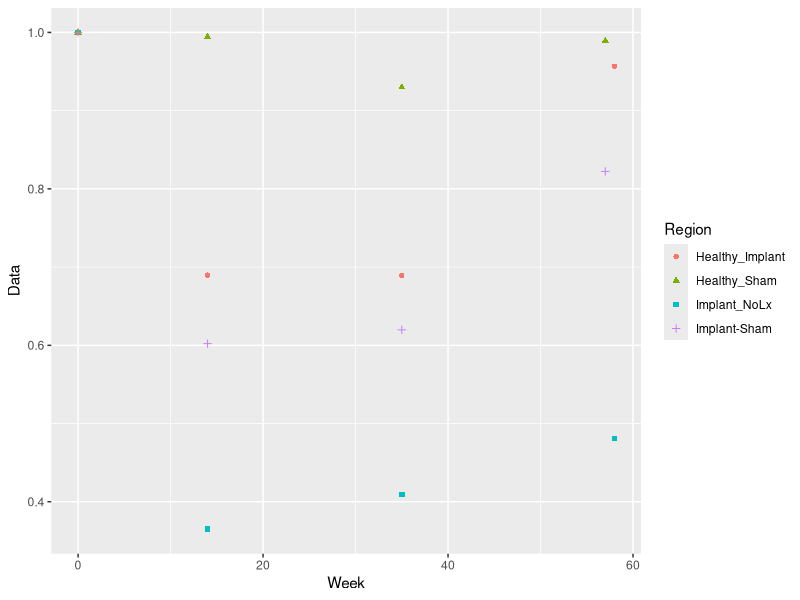
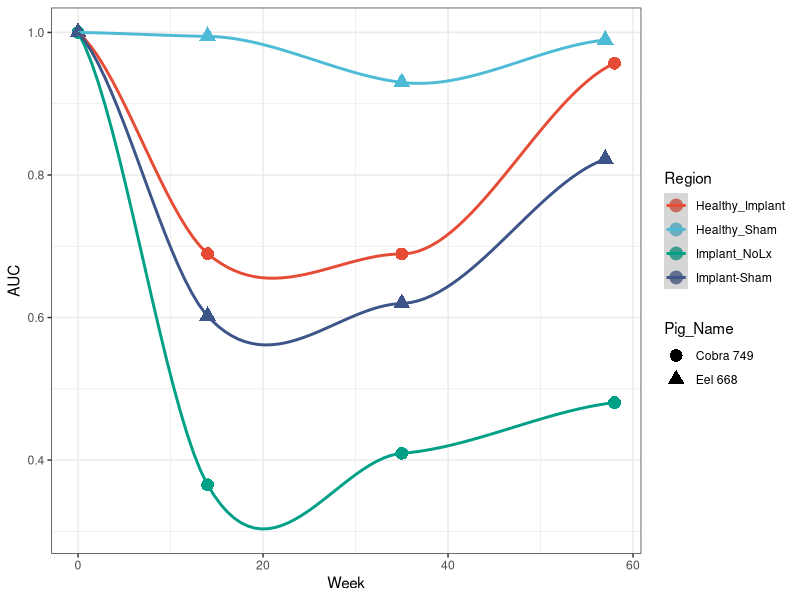
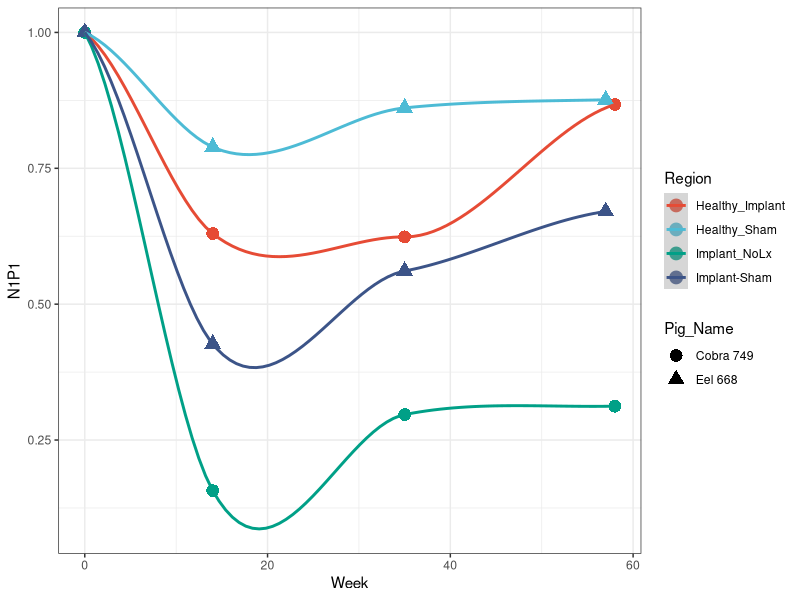
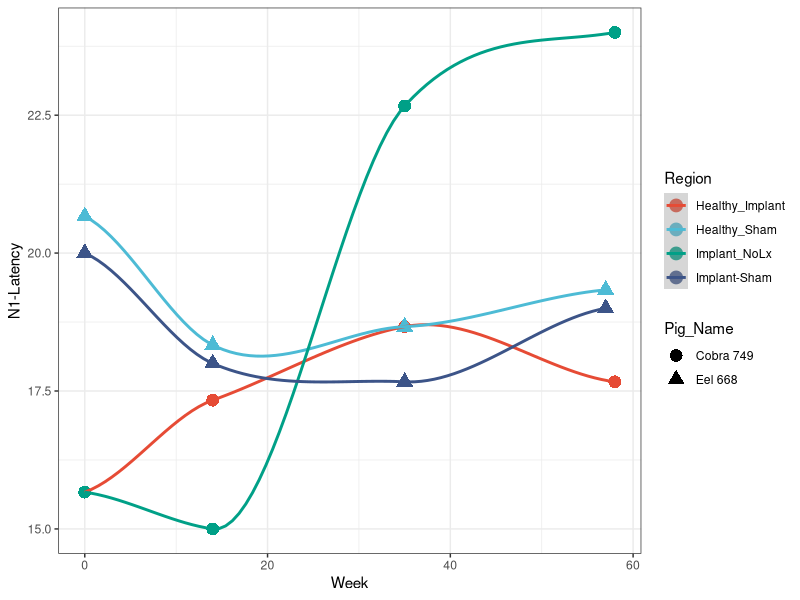
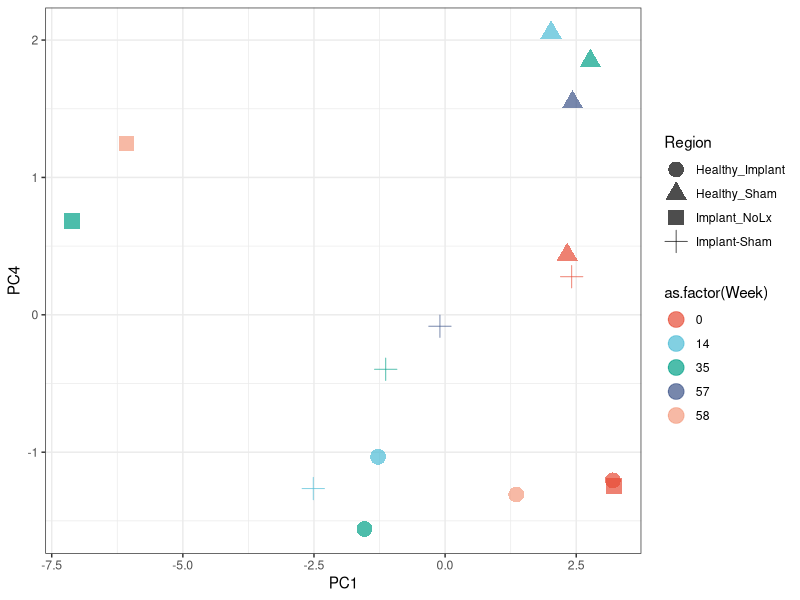

Recreate these plots in R, in order.
## ---- chunk 1
library(tidyverse)
library(ggsci)
cobra <- readxl::read_xls('Cobra 749--_Normalized_Data_.xls', sheet = 'Normalized 2 Base For Comb')
cobra %>% str()

eel <- readxl::read_xls('Eel 668--_Normalized_Data_.xls', sheet = 'Normalized 2 Base For Comb')
eel %>% str()
## ---- chunk 2
cobra %>% head()
eel %>% head()
## ---- chunk 3
eel$Output %>% unique()
## ---- chunk 4
cobra %>% filter(Output == 'Area-Under-Curve') %>% pull(Data) %>% summary()
eel %>% filter(Output == 'Area-Under-Curve') %>% pull(Data) %>% summary()
## ---- chunk 5
cobra %>% filter(Output == 'Area-Under-Curve')
## ---- chunk 6
cobra %>% filter(Output == 'Area-Under-Curve') %>% group_by(Region) %>% summarise(mean = mean(Data), median= median(Data))
eel %>% filter(Output == 'Area-Under-Curve') %>% group_by(Region) %>% summarise(mean = mean(Data), median= median(Data))
## ---- chunk 7
cobra_eel_AUC <- rbind(cobra %>% filter(Output == 'Area-Under-Curve'), 
                       eel %>% filter(Output == 'Area-Under-Curve'))
cobra_eel_AUC %>% 
  ggplot(aes(x=Week, y=Data, shape=Region, colour=Region)) + 
   geom_point()
## ---- chunk 8
cobra_eel_AUC %>% 
  ggplot(aes(x=Week, y=Data, colour=Region, shape = Pig_Name)) + 
  geom_point(size=4) + 
  geom_smooth(method = 'loess') + # this draws the smoothed lines through the four points. It auto picks an algorithm that works. loess was used here
  theme_bw() + scale_colour_npg() +
  ylab('AUC') 
## ---- chunk 9
rbind(cobra %>% filter(Output == 'N1P1'), eel %>% filter(Output == 'N1P1')) %>% 
  ggplot(aes(x=Week, y=Data, colour=Region, shape = Pig_Name)) + 
  geom_point(size=4) + 
  geom_smooth() + # this draws the smoothed lines through the four points. It auto picks an algorithm that works. loess was used here
  theme_bw() + scale_colour_npg() +
  ylab('N1P1')
## ---- chunk 10
rbind(cobra %>% filter(Output == 'N1-Latency'), eel %>% filter(Output == 'N1-Latency')) %>% 
  ggplot(aes(x=Week, y=Data, colour=Region, shape = Pig_Name)) + 
  geom_point(size=4) + 
  geom_smooth() + # this draws the smoothed lines through the four points. It auto picks an algorithm that works. loess was used here
  theme_bw() + scale_colour_npg() +
  ylab('N1-Latency')
## ---- chunk 11
all_pigs <- rbind(cobra, eel) %>% 
  select(Region, Pig_Name, Week, Output, Data) %>% 
  spread(Output, Data)
# toss P-Prime-Latency column
all_pigs <- all_pigs %>% select(-`P-Prime-Latency`)
# remove columns with NA
all_pigs <- all_pigs[complete.cases(all_pigs), complete.cases(t(all_pigs))]
pca <- prcomp(all_pigs[,4:ncol(all_pigs)], scale. = T)

# pull out PCA coordinates (pca$x) and add to all_pigs with the cbind
all_pigs <- cbind(all_pigs, pca$x)

ggplot(all_pigs, aes(x=PC1, y=PC4, color=as.factor(Week), shape=Region)) + 
  geom_point(size=5, alpha=0.7) + 
  theme_bw() + 
  scale_colour_npg() 
